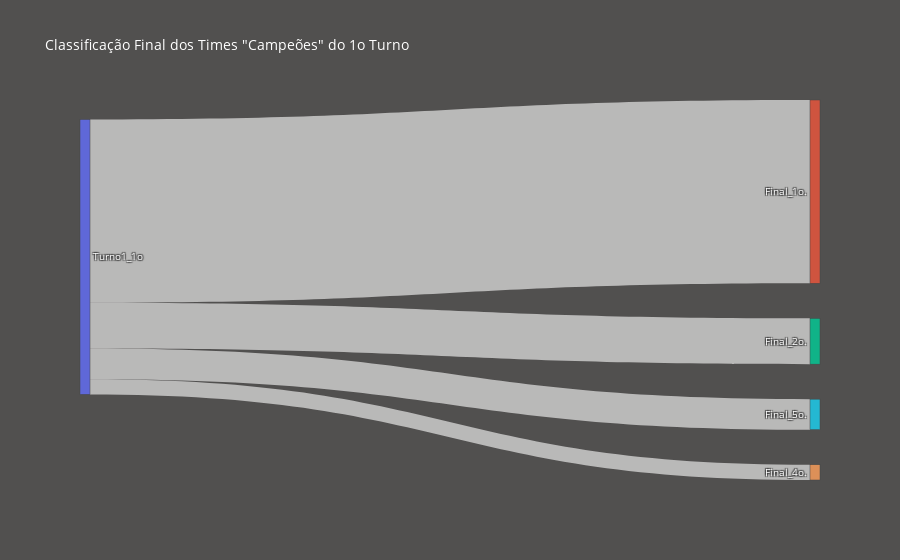

The notebook cell this image was saved under:
### Markdown cell above
### Classificação Final dos Times "Campeões" do 1o Turno

### Code cell
#classificação turno1 para classificação final
df_plot = df_completo.groupby(['ano_campeonato','time'])[['classificacao_1o_turno','classificacao_final']].max().reset_index()
df_plot = df_plot.groupby(['classificacao_1o_turno','classificacao_final'])['time'].count().reset_index()
df_plot = df_plot.loc[df_plot.classificacao_1o_turno == 1]

display(df_plot)

#data
label = ['Turno1_1o',   #0

        'Final_1o.',    #1
        'Final_2o.',    #2
        'Final_3o.',    #3
        'Final_4o.',    #4
        'Final_5o.']    #5

source = [0,0,0,0]
target = [1,2,4,5]
value = df_plot.time.tolist()

#data to dict, dict to sankey
link = dict(source = source, target = target, value = value)
node = dict(label = label, pad = 35, thickness = 10)
data = go.Sankey(link = link, node = node, orientation = 'h')

fig = go.Figure(data)
fig.update_layout(
    hovermode = 'x',
    title = 'Classificação Final dos Times "Campeões" do 1o Turno',
    font = dict(size = 10, color = 'white'),
    paper_bgcolor = '#51504f'
)
fig.show()

### Figure 1 — Plotly figure (JSON) as saved in the notebook; plotly's stock layout.template omitted (floating-point values rounded to 4 significant figures)
{"data": [{"link": {"source": [0, 0, 0, 0], "target": [1, 2, 4, 5], "value": [12, 3, 1, 2, 1]}, "node": {"label": ["Turno1_1o", "Final_1o.", "Final_2o.", "Final_3o.", "Final_4o.", "Final_5o."], "pad": 35, "thickness": 10}, "orientation": "h", "type": "sankey"}], "layout": {"font": {"color": "white", "size": 10}, "hovermode": "x", "paper_bgcolor": "#51504f", "title": {"text": "Classificação Final dos Times \"Campeões\" do 1o Turno"}}}
